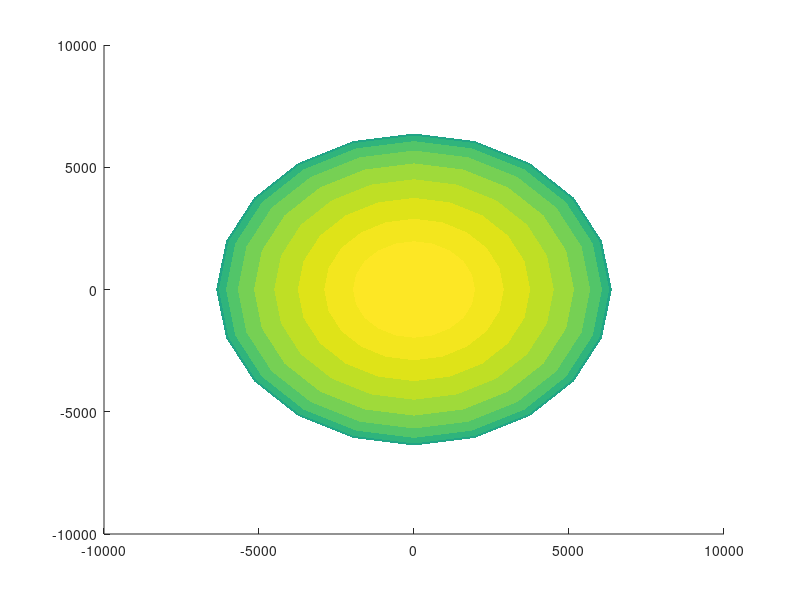

Write MATLAB code to recreate this figure. (Note: this script raises an error after producing the figure.)
function Earth
%
% Earth: The function gives the Planet's texture loaded in a plot.
%
% No inputs are needed.
%
% An image of the Earth must be associated in the folder.
%
%-----------------------------------------------------------------------

% Data definition:
hold on;
radiusEarth = 6378.15; %km
[xs,ys,zs] = sphere;
xs = radiusEarth*xs;
ys = radiusEarth*ys;
zs = radiusEarth*zs; 
s = surf(xs,ys,-zs);
set(s,'edgecolor','none')
sph1 = findobj('Type','surface');

%Plot Earth on the sphere: 
im1 = imread('earth.png');
set(sph1,'CData',im1,'FaceColor','texturemap','FaceAlpha',1);

grid on;
xlabel('x');
ylabel('y');
zlabel('z');

axis equal;

end